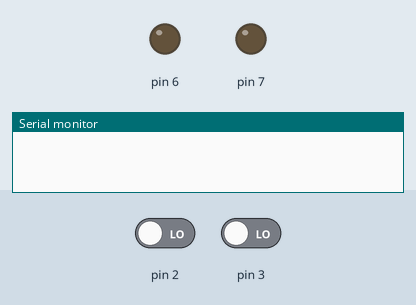
This sketch was run on a simulated Arduino Uno, built with avr-gcc and run on an emulated ATmega328P. On the bench: output pins drawn as LEDs (lit = HIGH), the last lines printed to the serial monitor. The inputs (shaded band) are chosen by the test bench; at power-on: pin 2 LOW, pin 3 LOW.

Above: at 1.2 s.
1.3 s: pin 2 driven HIGH
At 2.3 s:
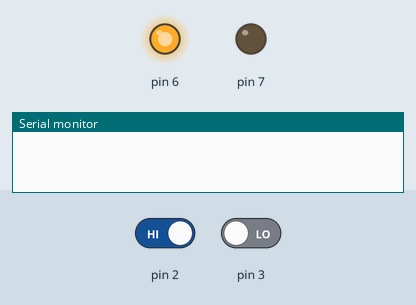
At 9.75 s:
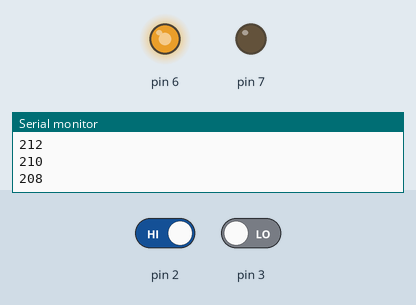
Timing chart, 0 to 12.1 s (numbered marks = the images above; inputs shaded):
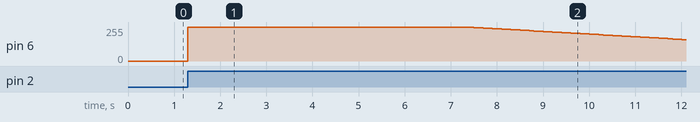

The sketch:

prueba_dos_ruletas_de_azar.ino
```cpp
int pu1=2;
int pu2=3;
int g1=0;
int g2=0;
int motor1=6;
int motor2=7;
void setup() {
pinMode(2,INPUT);
pinMode(6,OUTPUT);
pinMode(7,OUTPUT);
Serial.begin(9600);
}

void loop() {
g1=digitalRead(2);
g2=digitalRead(3);
if(g1==HIGH){
  for(int a=0;a<=10;a++){
    analogWrite(6,255);
    delay(1000);
    a=a+1;
    Serial.println(a);
  }
  for (int m=255;m>=0;m--){
    analogWrite(6,m);
    delay(100);
    m=m-1;
    Serial.println(m);
  }
}
if(g2==HIGH){
  for(int aa=0;aa<=10;aa++){
    analogWrite(5,255);
    delay(1000);
    aa=aa+1;
    Serial.println(aa);
  }
  for (int mm=255;mm>=0;mm--){
    analogWrite(5,mm);
    delay(100);
    mm=mm-1;
    Serial.println(mm);
  }
}
}
```

Measured:
- after the input at 1.3 s, pin 6: 0/255 → 255/255 at once, → 253/255 6.1 s later, → 251/255 0.10 s later, → 249/255 0.10 s later, … (48 changes in this stretch)
